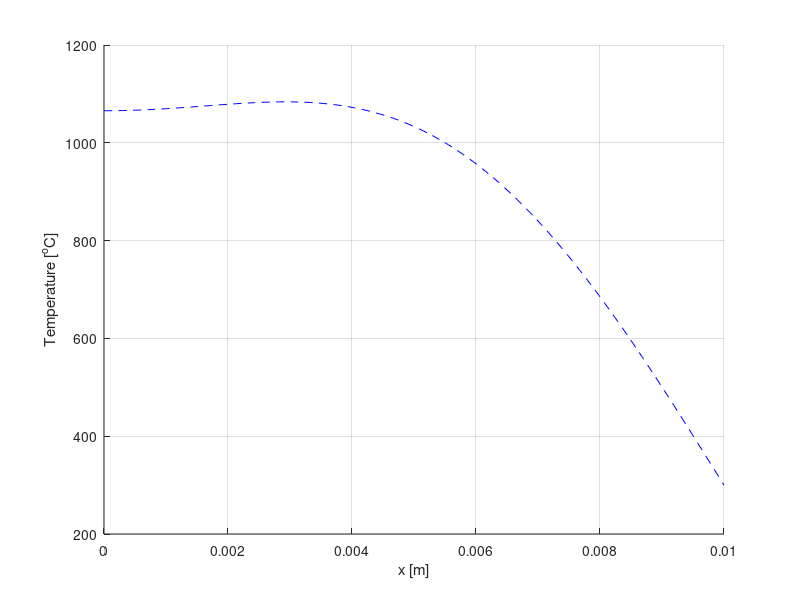

Write MATLAB code to recreate this figure.
% clear 
% close
% Set maximum number of partial sums
nmax = 100;% Set maximum number of partial sums
k = 4.5; %Thermal Conductivity [W/mK]
rho = 11000; %Density of UO2 [kg/m^3]
c = 300; %Specific Heat Capcity of UO2  [J/kgK]
alpha = k/(rho*c); %Thermal Diffusivity [m^2/s]
q = (300E6/(2/pi))*0.02; %2% Peaking Power [W]
q1 = (300E6/(2/pi)); %Power at SS condition
Tw = 300; %Tw,b
Tw2 = 420; %Tw,a
% Initialize domain
L = 0.01;
x = linspace(0,L,100);
% Calculate temperature of rod at various times
% t=[5 10 20 40 80];
t = 5;
% t = linspace(0,5,10);
maxT=zeros(length(t),1);
for w=1:length(t)
T = 0;
for n=1:nmax
fun = @(x) ((Tw2 + (((L^2)*q1*sin((pi.*x)/(L))/((pi^2)*k))))-(Tw+(((L^2)*q*sin(pi*x/L)/((pi^2)*k)))+(-L*q.*x/(pi*k))+((L^2)*q/(pi*k)))).*cos((2*n-1)*pi.*x/(2*L));%Top integral eqn 20
top = integral(fun,0,L);

fun2 = @(x) (cos((2*n-1)*pi.*x/(2*L))).^2;%Bottom integral eqn 20
bottom = integral(fun2,0,L);
Bn = top/bottom;
T =T +Bn*cos((2*n-1)*pi.*x/(2*L))*exp((-(4*n^2-4*n+1)*(pi^2)*alpha*t(w))/(4*L^2));%Transient Solution Eqn 24
end
%Steady State solution terms
term2 = (((L^2)*q*sin(pi*x/L)/((pi^2)*k))); 
term3 = (-L*q.*x/(pi*k));
term4 =  ((L^2)*q/(pi*k));
T = T + term2 + term3 + term4 + Tw; %Final Solution
hold on
plot(x,T,'b--')
maxT(w) = max(T);

end
grid on
% plot(t,maxT,'b--')
% xlabel('Time [s]')
xlabel('x [m]')
ylabel('Temperature [^{o}C]')

